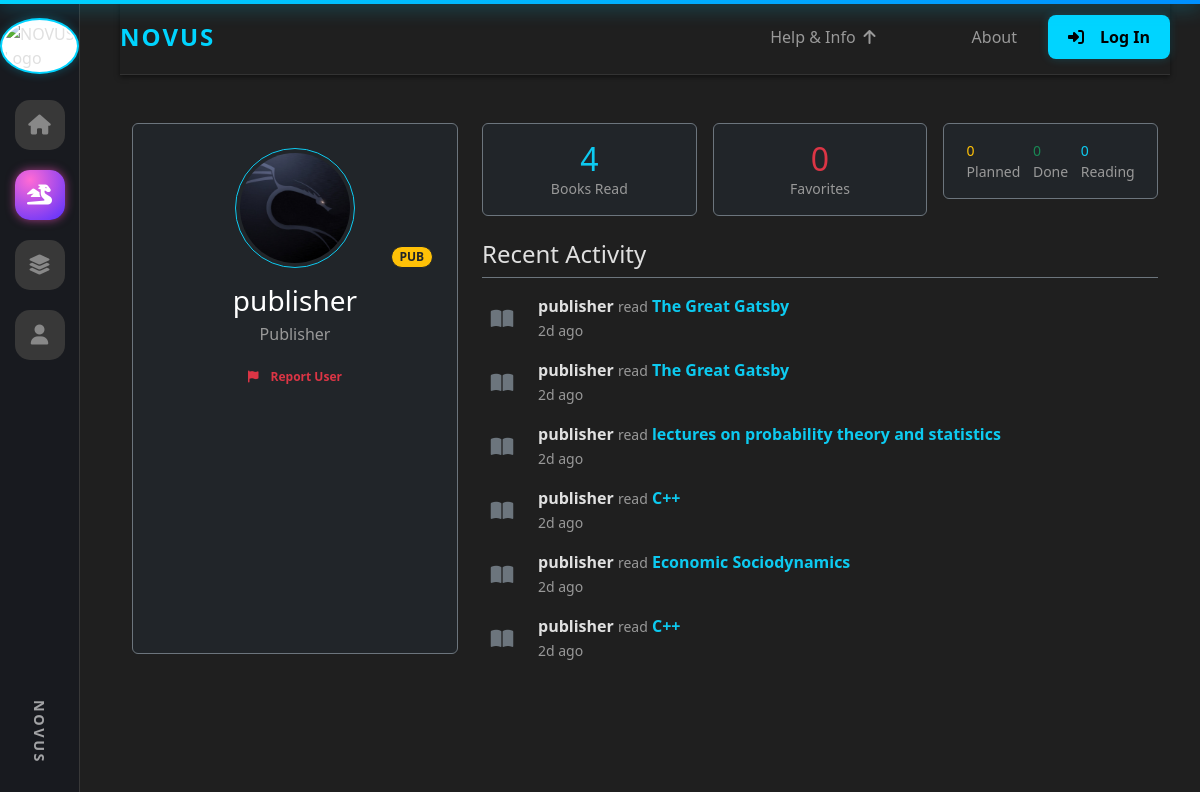
The page /u/publisher on the database its author committed.
### tables this page shows
CREATE TABLE users (
                    id INTEGER PRIMARY KEY,
                    username TEXT UNIQUE,
                    password TEXT,
                    role TEXT
                , status TEXT DEFAULT 'active', pending_publisher INTEGER DEFAULT 0, is_banned INTEGER DEFAULT 0, email TEXT, avatar_url TEXT, plan TEXT, plan_expires_at TEXT, google_id TEXT, facebook_id TEXT);

CREATE TABLE activity_log (
            id INTEGER PRIMARY KEY,
            user_id INTEGER NOT NULL,
            book_id INTEGER NOT NULL,
            activity_type TEXT NOT NULL,
            summary_generated INTEGER DEFAULT 0,
            timestamp TEXT DEFAULT (DATETIME('now')),
            FOREIGN KEY (user_id) REFERENCES users(id),
            FOREIGN KEY (book_id) REFERENCES books(id)
        );

CREATE TABLE books (
                    id INTEGER PRIMARY KEY,
                    title TEXT,
                    author TEXT,
                    category TEXT,
                    pdf_filename TEXT,
                    audio_filename TEXT
                , created_at TEXT, cover_path TEXT, uploader_id INTEGER, book_type TEXT DEFAULT 'book', description TEXT);

### app.py (the view)
@app.route("/u/<username>")
def public_profile(username):
    conn = get_conn()
    c = conn.cursor()
    c.execute("SELECT id, username, role, avatar_url, plan FROM users WHERE username=?", (username,))
    user = c.fetchone()
    if not user:
        conn.close()
        flash("User not found.", "error")
        return redirect(url_for("home"))
    user_id = user[0]
    c.execute("SELECT COUNT(*) FROM history WHERE user_id=?", (user_id,))
    read_count = c.fetchone()[0]
    c.execute("SELECT status, COUNT(*) FROM watchlist WHERE user_id=? GROUP BY status", (user_id,))
    watchlist_stats = dict(c.fetchall())
    c.execute("SELECT COUNT(*) FROM favorites WHERE user_id=?", (user_id,))
    fav_count = c.fetchone()[0]
    c.execute("""
        SELECT al.activity_type, b.title, al.timestamp
        FROM activity_log al
        JOIN books b ON al.book_id = b.id
        WHERE al.user_id = ?
        ORDER BY al.timestamp DESC
        LIMIT 10
    """, (user_id,))
    activity_raw = c.fetchall()
    conn.close()
    activity_icons = {
        'read': 'fa-book-open',
        'started': 'fa-play-circle',
        'completed': 'fa-check-circle',
        'favorited': 'fa-heart',
        'summarized': 'fa-sparkles'
    }
    recent_activity = []
    for activity_type, title, timestamp in activity_raw:
        try:
            dt = datetime.fromisoformat(timestamp)
            now = datetime.utcnow()
            diff = now - dt
            if diff.days > 365:
                when = f"{diff.days // 365}y ago"
            elif diff.days > 30:
                when = f"{diff.days // 30}mo ago"
            elif diff.days > 0:
                when = f"{diff.days}d ago"
            elif diff.seconds > 3600:
                when = f"{diff.seconds // 3600}h ago"
            elif diff.seconds > 60:
                when = f"{diff.seconds // 60}m ago"
            else:
                when = "Just now"
        except:
            when = timestamp
        recent_activity.append({
            'type': activity_type.replace('_', ' ').title(),
            'title': title,
            'when': when,
            'icon': activity_icons.get(activity_type, 'fa-circle')
        })
    return render_template(
        "user_profile.html",
        user=user,
        read_count=read_count,
        watchlist_stats=watchlist_stats,
        fav_count=fav_count,
        recent_activity=recent_activity
    )

### app.py (called while the page is built, shortened)
def get_conn():
    return sqlite3.connect(DB_PATH)

@app.before_request
def check_banned():
    uid = session.get("user_id")
    if not uid:
        return

@app.context_processor
def inject_user_avatar():
    return {
        'user_avatar': session.get('avatar_url'),
        'user_id': session.get('user_id')
    }

@app.before_request
def refresh_plan():
    uid = session.get("user_id")
    if not uid:
        return

@app.before_request
def _ensure_db_initialized():
    global _db_init_done
    if not _db_init_done:
        try:
            init_db()
        except Exception:
            pass
        _db_init_done = True

### templates/user_profile.html (shortened to what this page needs)
{% extends "base.html" %}
{% block content %}
<div class="container mt-5 mb-5">
    <div class="row">
        <div class="col-md-4 mb-4">
            <div class="card bg-dark text-white border-secondary p-4 text-center h-100">
                <div class="mb-3 position-relative d-inline-block">
                    {% if user[3] %}
                        <img src="{{ user[3] }}" class="rounded-circle border border-info p-1" style="width: 120px; height: 120px; object-fit: cover;">
                    {% else %}
                        <div class="rounded-circle bg-secondary d-flex align-items-center justify-content-center mx-auto border border-info p-1" style="width: 120px; height: 120px; font-size: 40px;">
                            {{ user[1][0]|upper }}
                        </div>
                    {% endif %}
                    {% if user[2] == 'admin' %}
                    <span class="position-absolute bottom-0 end-0 badge rounded-pill bg-danger border border-dark">
                        ADMIN
                    </span>
                    {% elif user[2] == 'publisher' %}
                    <span class="position-absolute bottom-0 end-0 badge rounded-pill bg-warning text-dark border border-dark">
                        PUB
                    </span>
                    {% endif %}
                </div>
                <h3 class="mb-1">{{ user[1] }}</h3>
                <p class="text-muted mb-3">{{ user[2]|title }}</p>
                <div class="d-grid gap-2">
                    {% if session.get('user_id') != user[0] %}
                        <button class="btn btn-outline-danger btn-sm" onclick="reportUser({{ user[0] }}, '{{ user[1] }}')">
                            <i class="fas fa-flag me-2"></i>Report User
                        </button>
                    {% else %}
                        <a href="{{ url_for('profile') }}" class="btn btn-outline-light btn-sm">
                            <i class="fas fa-edit me-2"></i>Edit Profile
                        </a>
                    {% endif %}
                </div>
            </div>
        </div>
        <div class="col-md-8">
            <div class="row g-3 mb-4">
                <div class="col-sm-4">
                    <div class="card bg-dark border-secondary p-3 text-center">
                        <h2 class="text-info mb-0">{{ read_count }}</h2>
                        <small class="text-muted">Books Read</small>
                    </div>
                </div>
                <div class="col-sm-4">
                    <div class="card bg-dark border-secondary p-3 text-center">
                        <h2 class="text-danger mb-0">{{ fav_count }}</h2>
                        <small class="text-muted">Favorites</small>
                    </div>
                </div>
                <div class="col-sm-4">
                    <div class="card bg-dark border-secondary p-3 text-center">
                        <div class="d-flex justify-content-around text-start small">
                            <div>
                                <div class="text-warning">{{ watchlist_stats.get('planned', 0) }}</div> <span class="text-muted">Planned</span>
                            </div>
                            <div>
                                <div class="text-success">{{ watchlist_stats.get('completed', 0) }}</div> <span class="text-muted">Done</span>
                            </div>
                            <div>
                                <div class="text-info">{{ watchlist_stats.get('reading', 0) }}</div> <span class="text-muted">Reading</span>
                            </div>
                        </div>
                    </div>
                </div>
            </div>
            <h4 class="mb-3 border-bottom border-secondary pb-2">Recent Activity</h4>
            <div class="activity-timeline">
                {% if recent_activity %}
                    {% for act in recent_activity %}
                    <div class="d-flex align-items-center mb-3">
                        <div class="me-3 text-center" style="width: 40px;">
                            <i class="fas {{ act.icon }} fa-lg text-secondary"></i>
                        </div>
                        <div>
                            <div>
                                <span class="fw-bold">{{ user[1] }}</span>
                                <span class="text-muted small">{{ act.type|lower }}</span>
                                <span class="text-info fw-bold">{{ act.title }}</span>
                            </div>
                            <small class="text-muted">{{ act.when }}</small>
                        </div>
                    </div>
                    {% endfor %}
                {% else %}
                    <p class="text-muted text-center py-4">No recent activity to show.</p>
                {% endif %}
            </div>
        </div>
    </div>
</div>
{% endblock %}

### rows shown on the page
users: avatar_url (picture), username "publisher", role "Publisher"
activity_log: type "read", title "The Great Gatsby", when "2d ago"
activity_log: type "read", title "The Great Gatsby", when "2d ago"
activity_log: type "read", title "lectures on probability theory and statistics", when "2d ago"
activity_log: type "read", title "C++", when "2d ago"
activity_log: type "read", title "Economic Sociodynamics", when "2d ago"
activity_log: type "read", title "C++", when "2d ago"

### other values the page prints
{{ read_count }} "4"
{{ fav_count }} "0"
{{ watchlist_stats.get('planned', 0) }} "0"
{{ watchlist_stats.get('completed', 0) }} "0"
{{ watchlist_stats.get('reading', 0) }} "0"
